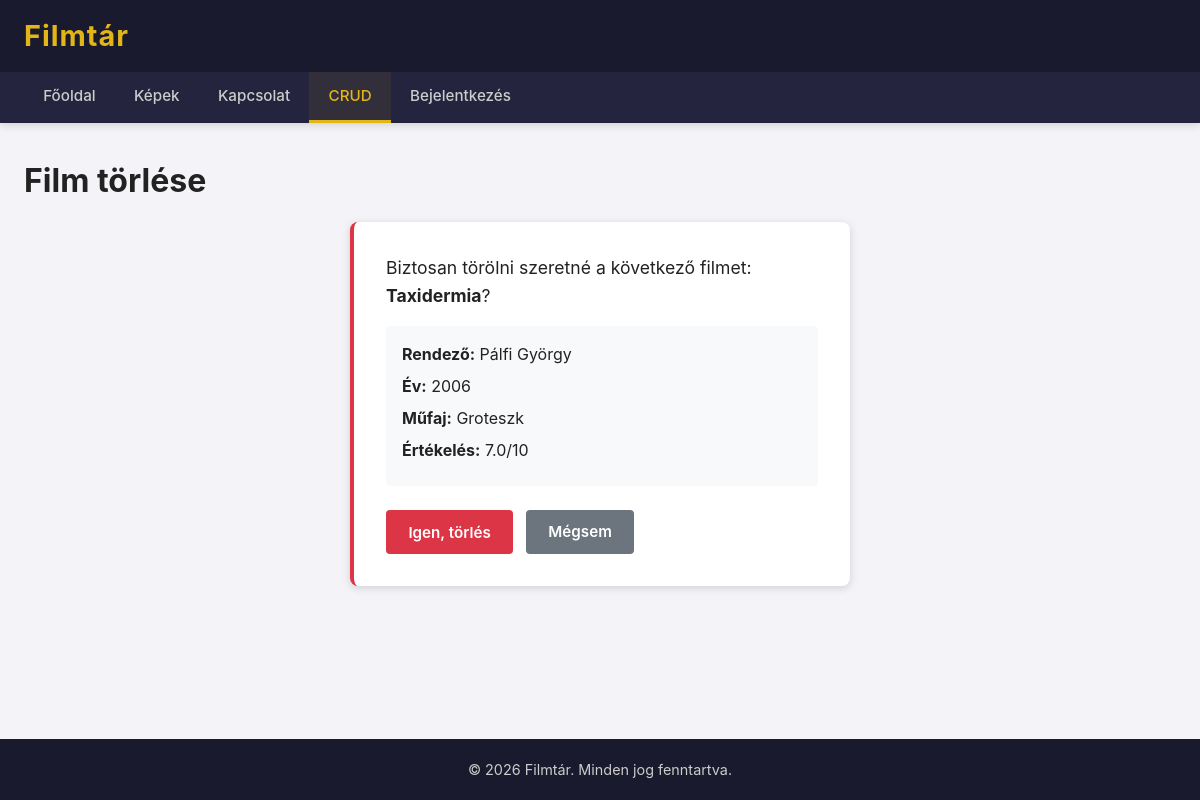
The app's page /index.php?page=crud&action=torol&id=12 with its own data.
### tables this page shows
CREATE TABLE `g_filmek` (
 `id` INT AUTO_INCREMENT PRIMARY KEY ,
 `cim` VARCHAR(200) NOT NULL ,
 `rendezo` VARCHAR(100) NOT NULL ,
 `ev` INT NOT NULL ,
 `mufaj` VARCHAR(100) NOT NULL ,
 `ertekeles` DECIMAL(3,1) DEFAULT NULL ,
 `leiras` TEXT DEFAULT NULL 
);

### pages/crud.php (the view, shortened to what this page needs)
<?php
$action = $_GET['action'] ?? 'list';
switch ($action) {
        ?>
        <?php
    case 'torol':
        $id = isset($_GET['id']) ? (int)$_GET['id'] : 0;
        $stmt = $dbh->prepare('SELECT * FROM g_filmek WHERE id = :id');
        $stmt->execute([':id' => $id]);
        $film = $stmt->fetch();
        ?>
        <h1>Film törlése</h1>
        <div class="confirm-box">
            <p class="confirm-message">Biztosan törölni szeretné a következő filmet: <strong><?= htmlspecialchars($film['cim']) ?></strong>?</p>
            <div class="confirm-details">
                <p><strong>Rendező:</strong> <?= htmlspecialchars($film['rendezo']) ?></p>
                <p><strong>Év:</strong> <?= (int)$film['ev'] ?></p>
                <p><strong>Műfaj:</strong> <?= htmlspecialchars($film['mufaj']) ?></p>
                <?php if (!empty($film['ertekeles'])): ?>
                    <p><strong>Értékelés:</strong> <?= number_format((float)$film['ertekeles'], 1) ?>/10</p>
                <?php endif; ?>
            </div>
            <form action="index.php?page=crud" method="POST" class="confirm-actions">
                <button type="submit" class="btn btn-danger">Igen, törlés</button>
                <a href="index.php?page=crud" class="btn btn-secondary">Mégsem</a>
            </form>
        </div>
        <?php
        break;
}

### css/style.css (style rules this page uses)
*, *::before, *::after { margin: 0; padding: 0; box-sizing: border-box; }
html { font-size: 16px; scroll-behavior: smooth; }
body { font-family: -apple-system, BlinkMacSystemFont, "Segoe UI", Roboto, "Helvetica Neue", Arial, sans-serif; background-color: #f4f4f8; color: #222; line-height: 1.6; min-height: 100vh; display: flex; flex-direction: column; }
a { text-decoration: none; color: inherit; }
:root { --dark-blue: #1a1a2e; --dark-blue-light: #24243e; --accent-gold: #e2b616; --accent-gold-hover: #f0c830; --white: #ffffff; --light-bg: #f4f4f8; --text-dark: #222222; --text-light: #cccccc; --success-green: #28a745; --danger-red: #dc3545; --info-blue: #007bff; --warning-orange: #fd7e14; --border-color: #ddd; --shadow: 0 2px 8px rgba(0, 0, 0, 0.15); }
p { margin-bottom: 1rem; }
form { max-width: 600px; margin: 0 auto; }
.btn { display: inline-block; padding: 0.6rem 1.4rem; border: none; border-radius: 4px; font-size: 0.95rem; font-weight: 600; cursor: pointer; transition: background-color 0.3s ease, transform 0.15s ease, box-shadow 0.3s ease; text-align: center; font-family: inherit; }
.btn-danger { background-color: var(--danger-red); color: var(--white); }
.confirm-box { background-color: var(--white); padding: 2rem; border-radius: 8px; box-shadow: var(--shadow); max-width: 500px; margin: 1rem auto; border-left: 4px solid var(--danger-red); }
.confirm-message { font-size: 1.1rem; margin-bottom: 1rem; }
.confirm-details { background-color: #f8f9fa; padding: 1rem; border-radius: 4px; margin-bottom: 1.5rem; }
.confirm-details p { margin-bottom: 0.4rem; }
.confirm-actions { display: flex; gap: 0.8rem; max-width: 100%; }
.btn-secondary { background-color: #6c757d; color: var(--white); }

### records on screen
g_filmek: cim "Taxidermia", rendezo "Pálfi György", ev "2006", mufaj "Groteszk", ertekeles "7.0"
